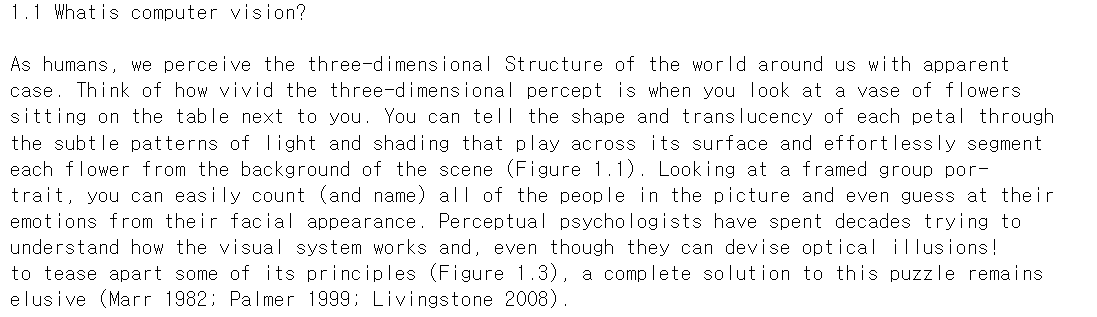
#> input picture M8_Vision응용/OCR/ocr_text.png, 1097 x 317 px, given in place of girl.png, which was not available
$ jupyter execute --allow-errors 06_M8_Vision_OpenCV_02.ipynb   (shell and % lines are left out)   (text cells are left out)
#> lines starting #> are read from the running program, lines starting #| are printed output that depends on the picture; pictures that were not available may be replaced by others from this repository, and a replacement may not be noted
[cell 1]
from google.colab import drive
drive.mount('/content/drive')

[cell 2]
%cd /content/drive/MyDrive/KITA_2024/M8_Vision응용/data

[cell 3]
import cv2
import numpy as np
import matplotlib.pyplot as plt


filepath = '/content/drive/MyDrive/KITA_2024/M8_Vision응용/data/girl.png'
img = cv2.imread(filepath)
#> img is the input picture: shape (317, 1097, 3); values 33 (black) and 255 (white), 94.8% white; black in thin lines or dots
plt.imshow(cv2.cvtColor(img, cv2.COLOR_BGR2RGB))
plt.show()
cv2.imwrite('girl1.png', img)
#> Out = True

[cell 4]
img.shape
#> Out = (317, 1097, 3)

[cell 5]
resized_img = cv2.resize(img, (600, 500))
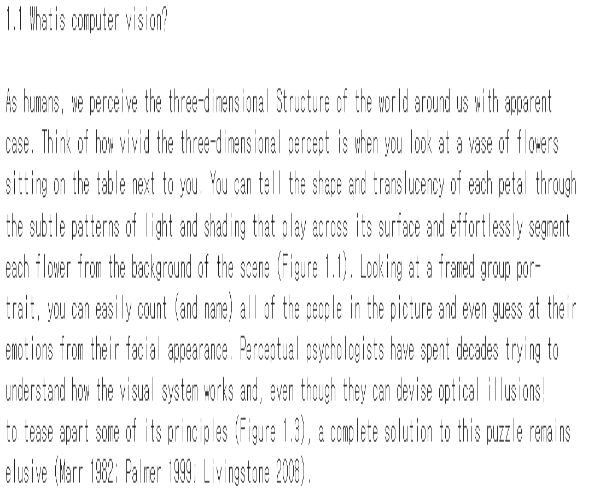
#> resized_img: shape (500, 600, 3); min 33, max 255, mean 243.3
plt.imshow(cv2.cvtColor(resized_img, cv2.COLOR_BGR2RGB))
cv2.imwrite('resized_girl.png', resized_img)
#> Out = True

[cell 6]
resized_img.shape
#> Out = (500, 600, 3)

[cell 7]
cropped_img = img[50:450, 150:450]
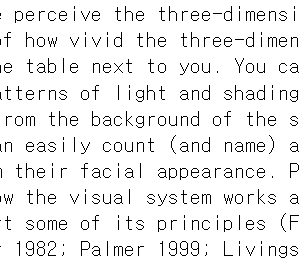
#> cropped_img: shape (267, 300, 3); values 33 (black) and 255 (white), 93.3% white; black in thin lines or dots

cropped_img = cv2.resize(cropped_img, (400, 500))
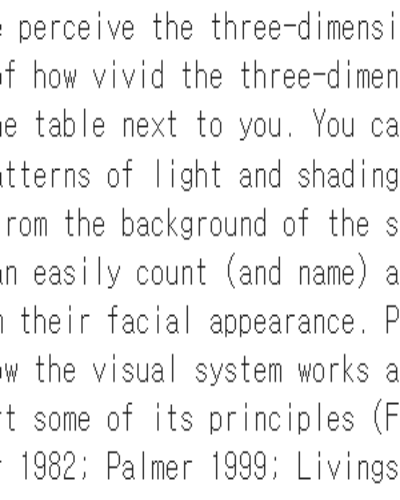
#> cropped_img: shape (500, 400, 3); min 33, max 255, mean 240
cv2.imwrite('cropped_girl.png', cropped_img)
plt.imshow(cv2.cvtColor(cropped_img, cv2.COLOR_BGR2RGB))
plt.show()

[cell 8]
cascade_file = 'haarcascade_frontalface_alt.xml'  # 정면 얼굴 검출용 캐스케이드 파일
cascade = cv2.CascadeClassifier(cascade_file)  # 검출기는 캐스케이드 파일을 지정해 다양한 물체 검출

# 이미지 읽고 그레이스케일로 변환
# 밝은 부분은 흰색, 어두운 부분은 검은색으로 표현된 이미지, 코는 밝은 부분, 코의 양옆은 어두운 부분
# 얼굴 영역중에 중앙에 밝은 부분이 있다면 얼굴로 판단, 각 요소의 명암패턴을 결합해 얼굴의 형태 확인
filepath = 'girl1.png'
img = cv2.imread(filepath)
img_gray = cv2.cvtColor(img, cv2.COLOR_BGR2GRAY)

face_list = cascade.detectMultiScale(img_gray, minSize=(150, 150))
#> face_list = ()

#> (the rest of this cell did not finish here and is left out)

[cell 9]
img = cv2.imread('cat.png')
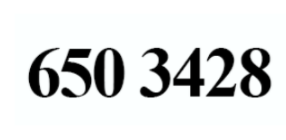
#> input picture M8_Vision응용/OCR/ocr_number.png, 286 x 140 px, given in place of cat.png, which was not available
#> img is the input picture: shape (140, 286, 3); mean B, G, R 223.8, 223.8, 221.9
plt.imshow(cv2.cvtColor(img, cv2.COLOR_BGR2RGB))

[cell 10]
def mosaic(img, rect, size):
    # 모자이크 적용할 부분 추출하기
    (x1, y1, x2, y2) = rect
    w = x2 - x1
    h = y2 - y1
    i_rect = img[y1:y2, x1:x2]
    # 축소하고 원래 사이즈로 확대하기 - 블러처리 됨
    i_small = cv2.resize(i_rect, (size, size))
    i_mos = cv2.resize(i_small, (w, h), interpolation=cv2.INTER_AREA)
    # 모자이크 적용하기
    img2 = img.copy()
    img2[y1:y2, x1:x2] = i_mos
    return img2

[cell 11]
import cv2
from mosaic import mosaic as mosaic

img = cv2.imread('cat.png')
#> (the rest of this cell did not finish here and is left out)

[cell 12]
import cv2
from mosaic import mosaic as mosaic

img = cv2.imread("cat.png")
#> (the rest of this cell did not finish here and is left out)

[cell 13]
import cv2
from mosaic import mosaic as mosaic

img = cv2.imread("cat.png")
#> (the rest of this cell did not finish here and is left out)

[cell 14]
family = cv2.imread('family.jpg')
plt.imshow(cv2.cvtColor(family, cv2.COLOR_BGR2RGB))

#> (a cell that did not finish here is left out)

[cell 16]
import cv2  # OpenCV 라이브러리 임포트

# 얼굴 인식을 위한 Haar Cascade 파일 경로 설정, 얼굴 특징을 인식하기 위한 미리 학습된 데이터
cascade_file = 'haarcascade_frontalface_alt.xml'
# CascadeClassifier 객체 생성 (얼굴 인식 모델 로드)
cascade = cv2.CascadeClassifier(cascade_file)

# 이미지를 읽어옴 (컬러 이미지)
img = cv2.imread('family.jpg')
# 이미지를 그레이스케일로 변환 (얼굴 인식을 더 효율적으로 수행)
img_gray = cv2.cvtColor(img, cv2.COLOR_BGR2GRAY)
#> img_gray: shape (140, 286)

# 얼굴을 감지하여 얼굴의 좌표 리스트를 반환 (최소 크기: 150x150)
face_list = cascade.detectMultiScale(img_gray, minSize=(150, 150))

# 얼굴이 감지되지 않은 경우 프로그램 종료
#> (the rest of this cell did not finish here and is left out)

[cell 17]
import cv2


def mosaic(img, rect, size):
    # 모자이크 적용할 부분 추출하기
    (x1, y1, x2, y2) = rect
    w = x2 - x1
    h = y2 - y1
    i_rect = img[y1:y2, x1:x2]
    # 축소하고 확대하기
    i_small = cv2.resize(i_rect, (size, size))
    i_mos = cv2.resize(i_small, (w, h), interpolation=cv2.INTER_AREA)
    # 모자이크 적용하기
    img2 = img.copy()
    img2[y1:y2, x1:x2] = i_mos
    # 모자이크한 영역의 윤곽선 그리기
    cv2.rectangle(img2, (x1, y1), (x2, y2), (0, 255, 0), 3)
    return img2

[cell 18]
import cv2

cascade_file = "haarcascade_frontalface_alt.xml"
cascade = cv2.CascadeClassifier(cascade_file)

img = cv2.imread("people.jpg")
#> (the rest of this cell did not finish here and is left out)

[cell 19]
# 사람 얼굴에 자동으로 모자이크 처리
import matplotlib.pyplot as plt
import cv2
from google.colab.patches import cv2_imshow
from mosaic import mosaic as mosaic

# 캐스케이드 파일 지정해서 검출기 생성
cascade_file = '/content/drive/MyDrive/KITA_2024/M8_Vision응용/data/haarcascade_frontalface_alt.xml'
cascade = cv2.CascadeClassifier(cascade_file)

# 이미지를 읽어 들이고 그레이스케일로 변환
img = cv2.imread('/content/drive/MyDrive/KITA_2024/M8_Vision응용/data/people.jpg')
#> (the rest of this cell did not finish here and is left out)

[cell 20]
from google.colab import files
files.download('Night_Day_Chase.mp4')

[cell 21]
import cv2
# 입력 비디오 파일 경로 설정
video_input_path = 'Night_Day_Chase.mp4'

# 출력 비디오 파일 저장 경로 설정
video_output_path='/content/drive/MyDrive/KITA_2024/M8_Vision응용/data/Night_Day_Chase_out_rec.mp4'

# OpenCV를 사용해 입력 비디오 파일 열기
cap = cv2.VideoCapture(video_input_path)

# 비디오 코덱 설정 (여기서는 'XVID' 사용)
codec = cv2.VideoWriter_fourcc(*'XVID')

# 입력 비디오의 프레임 크기 가져오기 (가로, 세로 크기)
vid_size = (round(cap.get(cv2.CAP_PROP_FRAME_WIDTH)), round(cap.get(cv2.CAP_PROP_FRAME_HEIGHT)))  # 예: (200, 400)

# 입력 비디오의 초당 프레임 수(FPS) 가져오기
vid_fps = cap.get(cv2.CAP_PROP_FPS)

# 비디오 파일 작성기 생성 (코덱, FPS, 크기 설정)
vid_writer = cv2.VideoWriter(video_output_path, codec, vid_fps, vid_size)

# 비디오의 총 프레임 개수 가져오기
frame_cnt = int(cap.get(cv2.CAP_PROP_FRAME_COUNT))

# 총 프레임 개수, FPS, 프레임 크기 출력
print('총 Frame 개수:', frame_cnt, 'FPS:', round(vid_fps), 'Frame 크기:', vid_size)

[cell 22]
import time
greed_color=(0,255,0)
red_color=(0,0,255)

start=time.time()
index=0

while True:
    hasFrame,img_frame=cap.read()
    if not hasFrame:
        print('더 이상 처리할 frame이 없습니다.')
        break
    index+=1
    print('frame:', index, '처리완료')

    cv2.rectangle(img_frame, (300,100,800,400), color=greed_color, thickness=2)
    caption='frame:{}'.format(index)
    # 각 프레임에 텍스트를 추가, 텍스트는 현재 프레임의 인덱스 (300,95)는 위치할 좌표
    cv2.putText(img_frame, caption, (300,95), cv2.FONT_HERSHEY_SIMPLEX, 0.7, red_color, 1)
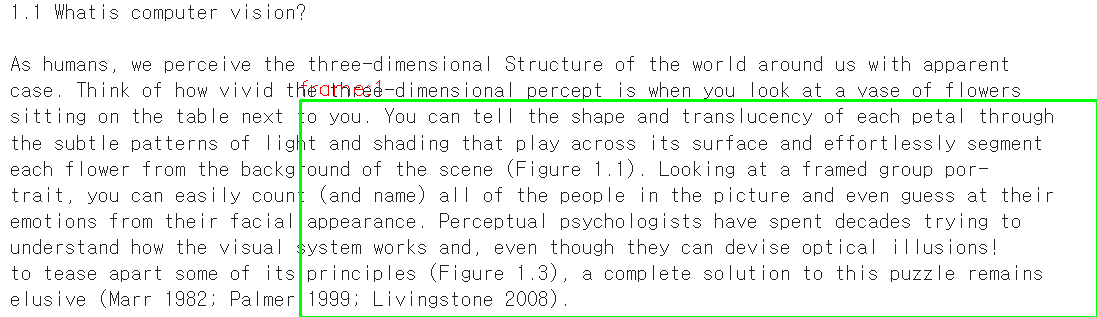
#> img_frame: shape (317, 1097, 3); mean B, G, R 240.4, 243.4, 240.5

    vid_writer.write(img_frame)

print('write 완료 시간:', round(time.time()-start,4))
## 비디오 쓰기 객체와 비디오캡처 객체를 해제
## 리소스를 정리하고 새비디오 파일의 쓰기를 완료하는 데 필요
vid_writer.release()
cap.release()
